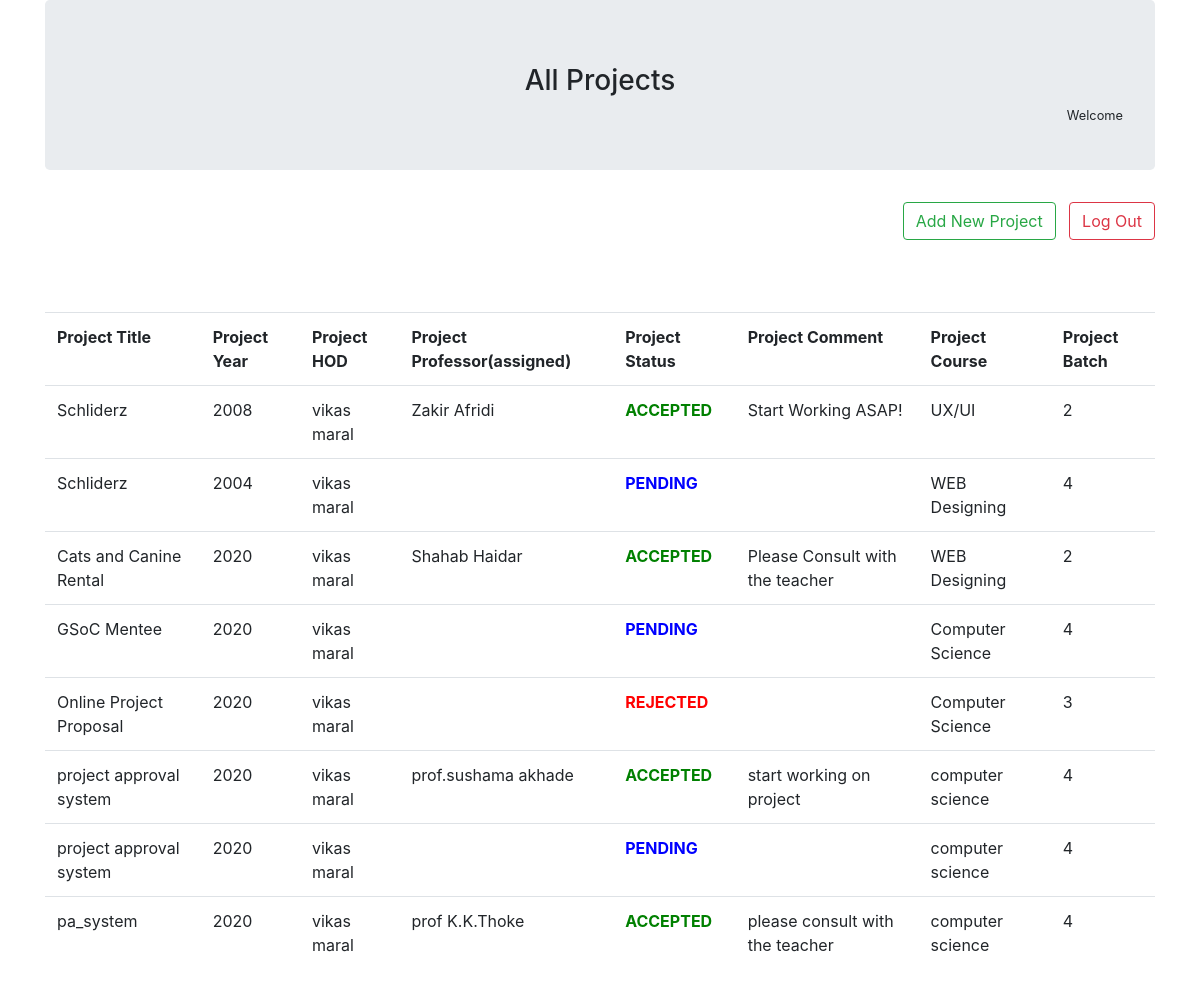
Page /student/all.php on the committed database.
### tables this page shows
CREATE TABLE `project_record` (
  `project_ID` int(11) NOT NULL,
  `student_ID` int(11) NOT NULL,
  `hod_ID` int(11) NOT NULL,
  `project_TITLE` varchar(50) NOT NULL,
  `project_YEAR` int(11) NOT NULL,
  `project_PROFESSOR` varchar(50) DEFAULT NULL,
  `project_BATCH` int(11) NOT NULL,
  `project_COURSE` varchar(50) NOT NULL,
  `project_COMMENT` varchar(500) DEFAULT NULL,
  `project_STATUS` tinyint(1) NOT NULL DEFAULT 0,
  `project_file` varchar(100) NOT NULL
);

CREATE TABLE `hod_record` (
  `hod_ID` int(11) NOT NULL,
  `hod_FIRST_NAME` varchar(50) NOT NULL,
  `hod_LAST_NAME` varchar(50) NOT NULL,
  `hod_EMAIL` varchar(50) NOT NULL,
  `hod_DEPT` varchar(30) NOT NULL,
  `hod_PASSWORD` varchar(50) NOT NULL
);

### student/all.php (the view, shortened to what this page needs)
<?php
    require_once('../server/connection.php');
    $stID = $_SESSION['id'];
    $sql = "SELECT `student_FIRST_NAME` , `student_LAST_NAME` FROM `student_record` WHERE `student_ID` = '${stID}'";
    $result = $conn->query($sql);
    $data = $result->fetch_assoc();
    $studentName = $data['student_FIRST_NAME'] . " " . $data['student_LAST_NAME'] ;
?>
<!DOCTYPE html>
<html lang="en">
<head>
    <link rel="stylesheet" href="../css/bootstrap.css">
    <link rel="stylesheet" href="style.css">
</head>
<body>
    <div class="container container-fluid">
        <div class="jumbotron">
            <h3 class='center'>All Projects</h3>
            <small class="right"><?php echo "Welcome " . $studentName ?></small>
        </div>
        <nav class="right">
            <form action="#" method="post">
                <input type="submit" value="Add New Project" class="btn btn-outline-success" name="add">
                <input type="submit" value="Log Out" class="btn btn-outline-danger" name="logout">
            </form><br><br><br>
        </nav>
        <table class="table">
            <tr>
                <th>Project Title</th>
                <th>Project Year</th>
                <th>Project HOD</th>
                <th>Project Professor(assigned)</th>
                <th>Project Status</th>
                <th>Project Comment</th>
                <th>Project Course</th>
                <th>Project Batch</th>
            </tr>
            <?php
                $sql = "SELECT * FROM `project_record`";
                $result = $conn->query($sql);
                $rows = $result->num_rows;
                if($rows >= 1){
                    while($data = $result->fetch_assoc()){
                        $title = $data['project_TITLE'];
                        $year = $data['project_YEAR'];
                        $hodID = $data['hod_ID'];
                        $professor = $data['project_PROFESSOR'];
                        $status = $data['project_STATUS'];
                        $comment = $data['project_COMMENT'];
                        $course = $data['project_COURSE'];
                        $batch = $data['project_BATCH'];
                        echo"
                        <tr>
                            <td>${title}</td>
                            <td>${year}</td>
                        ";
                        $sql1 = "SELECT `hod_FIRST_NAME` , `hod_LAST_NAME` FROM `hod_record` WHERE `hod_ID` = '${hodID}'";
                        $result1 = $conn->query($sql1);
                        $data1 = $result1->fetch_assoc();
                        $hodNAME = $data1['hod_FIRST_NAME'] . ' ' . $data1['hod_LAST_NAME'];
                        echo"
                            <td>${hodNAME}</td>
                            <td>${professor}</td>
                        ";
                        if($status == 0){
                            echo "<td><font color='blue'><strong>PENDING</strong></font></td>";
                        }elseif($status == 1){
                            echo "<td><font color='green'><strong>ACCEPTED</strong></font></td>";
                        }else{
                            echo "<td><font color='red'><strong>REJECTED</strong></font></td>";
                        }
                        echo"
                            <td>${comment}</td>
                            <td>${course}</td>
                            <td>${batch}</td>
                        </tr>
                        ";
                    }
                }else{
                    echo '<br><br><br><br><div class="alert alert-danger center" role="alert" >You Have No Project</div>';
                }
            ?>
        </table>
    </div>
</body>
</html>

### student/style.css (style rules this page uses)
.center { text-align: center; }
.right { float: right; }

### rows in the picture
project_record: project_TITLE "Schliderz", project_YEAR "2008", hod_ID.hod_LAST_NAME "vikas maral", project_PROFESSOR "Zakir Afridi", project_STATUS "ACCEPTED", project_COMMENT "Start Working ASAP!", project_COURSE "UX/UI", project_BATCH "2"
project_record: project_TITLE "Schliderz", project_YEAR "2004", hod_ID.hod_LAST_NAME "vikas maral", project_STATUS "PENDING", project_COURSE "WEB Designing", project_BATCH "4"
project_record: project_TITLE "Cats and Canine Rental", project_YEAR "2020", hod_ID.hod_LAST_NAME "vikas maral", project_PROFESSOR "Shahab Haidar", project_STATUS "ACCEPTED", project_COMMENT "Please Consult with the teacher", project_COURSE "WEB Designing", project_BATCH "2"
project_record: project_TITLE "GSoC Mentee", project_YEAR "2020", hod_ID.hod_LAST_NAME "vikas maral", project_STATUS "PENDING", project_COURSE "Computer Science", project_BATCH "4"
project_record: project_TITLE "Online Project Proposal", project_YEAR "2020", hod_ID.hod_LAST_NAME "vikas maral", project_STATUS "REJECTED", project_COURSE "Computer Science", project_BATCH "3"
project_record: project_TITLE "project approval system", project_YEAR "2020", hod_ID.hod_LAST_NAME "vikas maral", project_PROFESSOR "prof.sushama akhade", project_STATUS "ACCEPTED", project_COMMENT "start working on project", project_COURSE "computer science", project_BATCH "4"
project_record: project_TITLE "project approval system", project_YEAR "2020", hod_ID.hod_LAST_NAME "vikas maral", project_STATUS "PENDING", project_COURSE "computer science", project_BATCH "4"
project_record: project_TITLE "pa_system", project_YEAR "2020", hod_ID.hod_LAST_NAME "vikas maral", project_PROFESSOR "prof K.K.Thoke", project_STATUS "ACCEPTED", project_COMMENT "please consult with the teacher", project_COURSE "computer science", project_BATCH "4"
